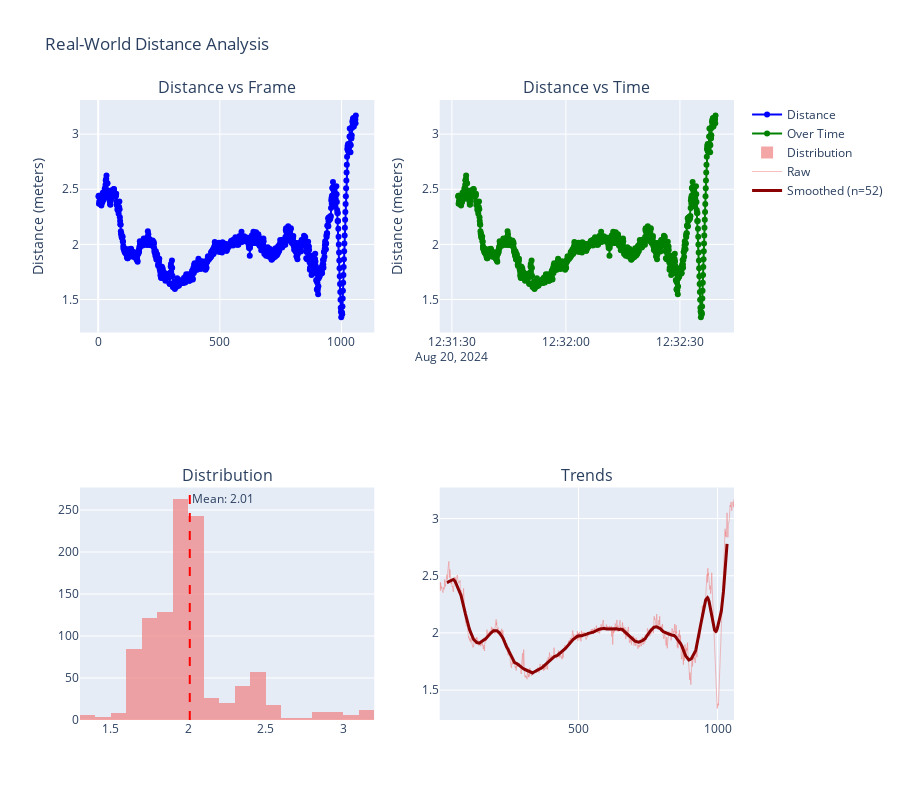

Here is the notebook cell this chart was saved with:
### Code cell
iau.VisualizationEngine.plot_distance_analysis(net_analysis_results, "Real-World Distance Analysis")

### Figure 1 — Plotly figure (JSON) as saved in the notebook; plotly's stock layout.template omitted (floating-point values rounded to 4 significant figures; data arrays with more than 128 entries replaced by an {"elided": "..."} marker saying what was removed)
{"data": [{"line": {"color": "blue"}, "mode": "lines+markers", "name": "Distance", "type": "scatter", "x": {"elided": "1059 int values"}, "xaxis": "x", "y": {"elided": "1059 float values"}, "yaxis": "y"}, {"line": {"color": "green"}, "mode": "lines+markers", "name": "Over Time", "type": "scatter", "x": {"elided": "1059 str values"}, "xaxis": "x2", "y": {"elided": "1059 float values"}, "yaxis": "y2"}, {"marker": {"color": "lightcoral"}, "name": "Distribution", "nbinsx": 30, "opacity": 0.7, "type": "histogram", "x": {"elided": "1059 float values"}, "xaxis": "x3", "yaxis": "y3"}, {"line": {"color": "lightcoral", "width": 1}, "mode": "lines", "name": "Raw", "opacity": 0.5, "type": "scatter", "x": {"elided": "1059 int values"}, "xaxis": "x4", "y": {"elided": "1059 float values"}, "yaxis": "y4"}, {"line": {"color": "darkred", "width": 3}, "mode": "lines", "name": "Smoothed (n=52)", "type": "scatter", "x": {"elided": "1059 int values"}, "xaxis": "x4", "y": {"elided": "1059 float values"}, "yaxis": "y4"}], "layout": {"annotations": [{"font": {"size": 16}, "showarrow": false, "text": "Distance vs Frame", "x": 0.225, "xanchor": "center", "xref": "paper", "y": 1, "yanchor": "bottom", "yref": "paper"}, {"font": {"size": 16}, "showarrow": false, "text": "Distance vs Time", "x": 0.775, "xanchor": "center", "xref": "paper", "y": 1, "yanchor": "bottom", "yref": "paper"}, {"font": {"size": 16}, "showarrow": false, "text": "Distribution", "x": 0.225, "xanchor": "center", "xref": "paper", "y": 0.375, "yanchor": "bottom", "yref": "paper"}, {"font": {"size": 16}, "showarrow": false, "text": "Trends", "x": 0.775, "xanchor": "center", "xref": "paper", "y": 0.375, "yanchor": "bottom", "yref": "paper"}, {"showarrow": false, "text": "Mean: 2.01", "x": 2.009, "xanchor": "left", "xref": "x3", "y": 1, "yanchor": "top", "yref": "y3 domain"}], "height": 800, "shapes": [{"line": {"color": "red", "dash": "dash"}, "type": "line", "x0": 2.009, "x1": 2.009, "xref": "x3", "y0": 0, "y1": 1, "yref": "y3 domain"}], "showlegend": true, "title": {"text": "Real-World Distance Analysis"}, "xaxis": {"anchor": "y", "domain": [0, 0.45]}, "xaxis2": {"anchor": "y2", "domain": [0.55, 1]}, "xaxis3": {"anchor": "y3", "domain": [0, 0.45]}, "xaxis4": {"anchor": "y4", "domain": [0.55, 1]}, "yaxis": {"anchor": "x", "domain": [0.625, 1], "title": {"text": "Distance (meters)"}}, "yaxis2": {"anchor": "x2", "domain": [0.625, 1], "title": {"text": "Distance (meters)"}}, "yaxis3": {"anchor": "x3", "domain": [0, 0.375]}, "yaxis4": {"anchor": "x4", "domain": [0, 0.375]}}}
